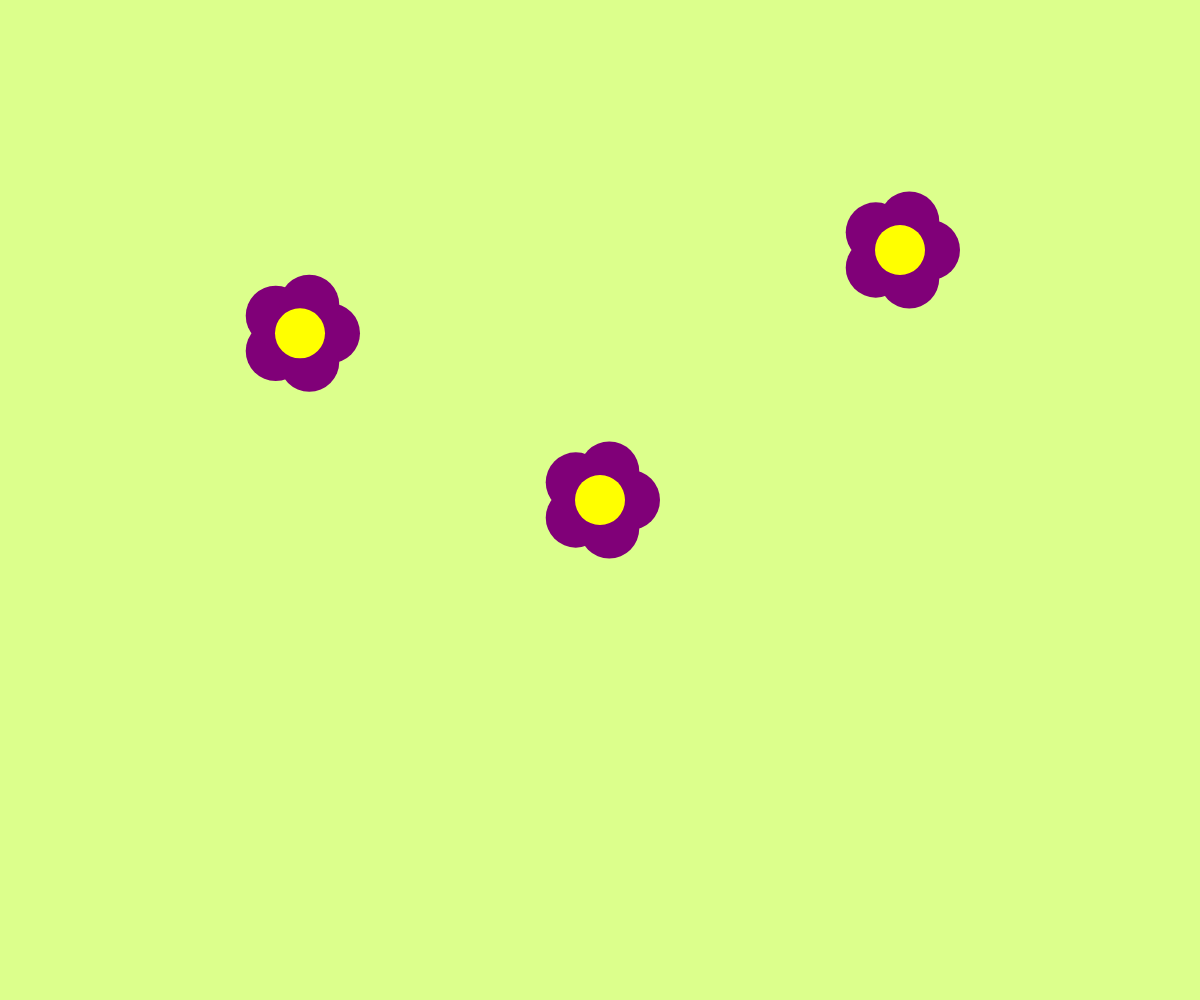
Frame 1 (no input)
Frame 60 (no input): identical to frame 1, image omitted
Frame 120 (the mouse pressed at the canvas centre since frame 60): identical to frame 1, image omitted

The p5.js sketch that drew this single still picture (run headless with seeded random() and noise() and a simulated clock; from frame 60 on, the mouse is pressed at the canvas centre):

// p5.js sketch
// ── sketch.js
let flowerCenter1;
let flowerCenter2;
let flowerCenter3;
let petalScale1 = 0.1;
let petalScale2 = 0.1;
let petalScale3 = 0.1;
let slider;

function setup() {
  createCanvas(windowWidth, windowHeight);
  flowerCenter1 = createVector(width / 4, height / 3);
  flowerCenter2 = createVector(width / 2, height / 2);
  flowerCenter3 = createVector(3 * width / 4, height / 4);
  noStroke();
  // Crea un elemento de entrada de tipo rango (barra deslizante)
  slider = createSlider (0, 1.5, 1.0, 0.01);
  slider.position(1, height + 20);
  slider.style('width', '180px');
}

function draw() {
  background(220, 255, 140);
  // Obtiene el valor del rango y ajusta la escala de los pétalos
  let petalScale = slider.value();

  drawFlower(flowerCenter1, petalScale, 5);
  drawFlower(flowerCenter2, petalScale, 5); // Segunda flor con pétalos más grandes
  drawFlower(flowerCenter3, petalScale, 5); // Tercera flor con pétalos más pequeños
  
}

function drawFlower(center, scale, numPetals) {
  fill(128, 0,120); // Color rojo para los pétalos

  for (let i = 0; i < numPetals; i++) {
    let angle = TWO_PI / numPetals * i;
    let xOffset = cos(angle) * 30 * scale;
    let yOffset = sin(angle) * 30 * scale;
    ellipse(center.x + xOffset, center.y + yOffset, 60, 60);
  }

  fill(255, 255, 0); // Color amarillo para el centro de la flor
  ellipse(center.x, center.y, 50, 50);
  
}
